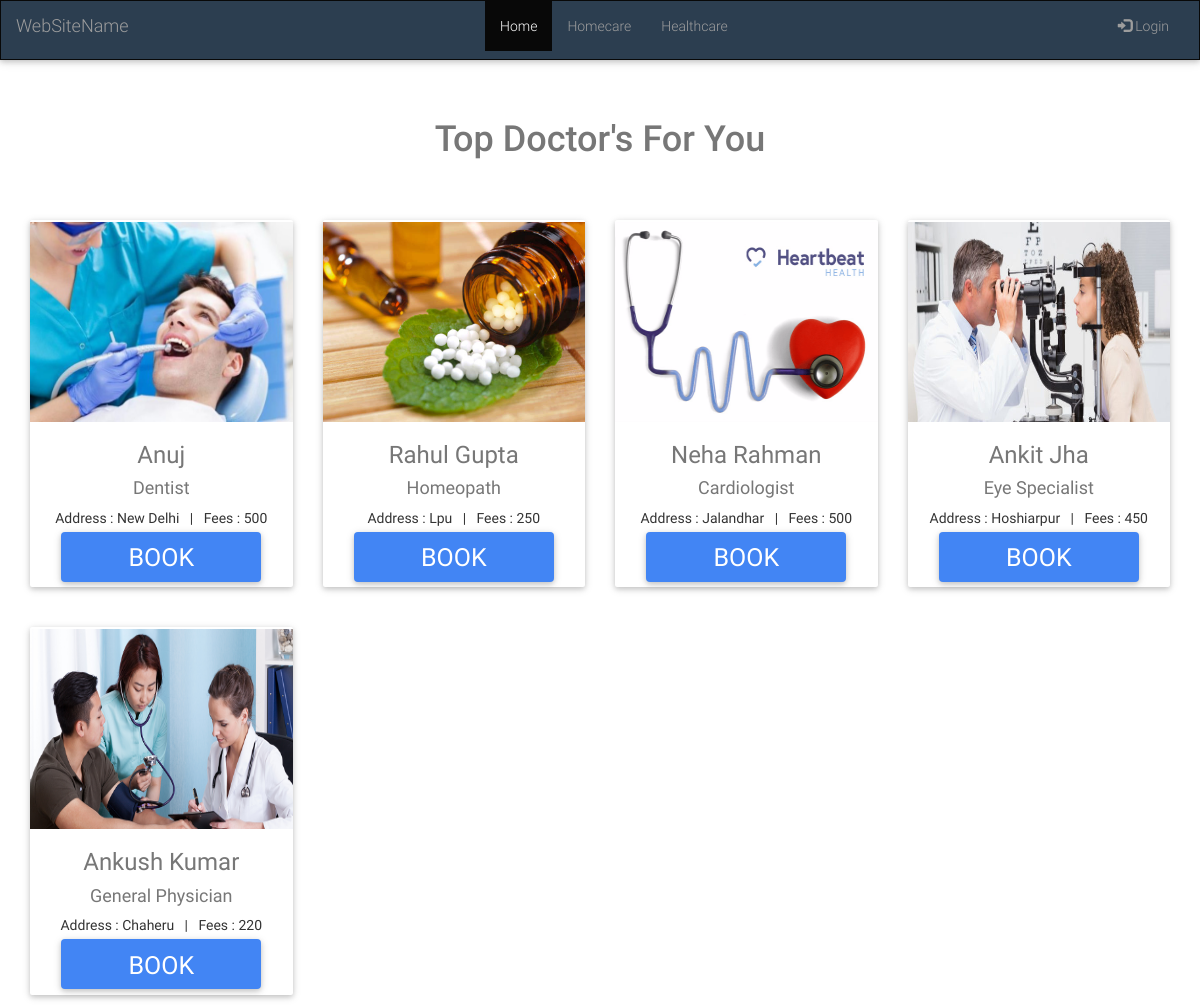
Screenshot of /healthcare.php with the database file from the repository.
### tables this page shows
CREATE TABLE `doctors` (
  `id` int(10) NOT NULL,
  `specilization` varchar(255) NOT NULL,
  `address` varchar(255) NOT NULL,
  `fees` varchar(255) NOT NULL,
  `contactno` double NOT NULL,
  `email1` varchar(255) NOT NULL,
  `pass` varchar(255) NOT NULL,
  `name1` varchar(255) NOT NULL,
  `img` text NOT NULL
);

### healthcare.php (the view, shortened to what this page needs)
<?php
include('include/config.php');
?>
<html>
    <head>
        <link rel="stylesheet" href="https://maxcdn.bootstrapcdn.com/bootstrap/3.4.0/css/bootstrap.min.css">
        <link rel="stylesheet" href="css/mdb.min.css">
        <link rel="stylesheet" href="css/style.css">
    </head>
    <body>
            <nav class="navbar navbar-inverse">
                <div class="container-fluid">
                    <div class="navbar-header">
                    <a class="navbar-brand" href="#">WebSiteName</a>
                    </div>
                    <div class="collapse navbar-collapse" id="myNavbar">
                    <ul class="nav navbar-nav" style="margin-left: 30%;">
                        <li class="active"><a href="./index.php">Home</a></li>
                        <li><a href="./homecare.php">Homecare</a></li>
                        <li><a href="./healthcare.php">Healthcare</a></li>
                    </ul>
                    <ul class="nav navbar-nav navbar-right">
                        <?php
                        if(empty($_SESSION['id']))
                        {
                            echo '<li><a href="./login.php"><span class="glyphicon glyphicon-log-in"></span> Login</a></li>';
                        }
                        else
                        {
                            echo '<li><a href="logout.php"><span class="glyphicon glyphicon-log-in"></span>Logout</a></li>';
                        }
                        ?>
                    </ul>
                    </div>
                </div>
            </nav>
            <div class="col-sm-12 text-center">
                <br>
                <br>
                <h1 class="text-muted h1"> Top Doctor's For You</h1>
                <br>
                <?php
                $sql1= "SELECT * FROM doctors";
                $result = mysqli_query($conn,$sql1);
                if(mysqli_num_rows($result)>0)
                {
                    while($row=mysqli_fetch_assoc($result))
                    {
                    echo '<div class="col-sm-3 text-center pt3">
                    <div class="card">
                        <div class="card-header">
                            <img class="card-img-top" src="'.$row['img'].'" style="width:100%;height:200px;">
                        </div>
                        <div class="card-body">
                            <h3 class="text-muted">'.$row["name1"].'</h3>
                            <h4 class="text-muted">'.$row["specilization"].'</h4>
                            <span>Address : '.$row["address"].'</span>&nbsp;&nbsp; | &nbsp;&nbsp;<span>Fees : '.$row["fees"].'</span>
                        </div>
                        <div class="card-footer">
                        <btn class="btn btn-primary"><a  href="../homecare1/user/login.php" style="color:#fff;">Book</a></btn>
                        </div>
                    </div>
                </div>';
                    }
                }
                else
                {
                }
                ?>
            </div>
    </body>
</html>

### css/style.css (style rules this page uses)
.navbar { border-radius:00px!important; margin:00px 00px 00px 00px; padding:00px 00px 00px 00px; height:60px; background: #2c3e50; }
.navbar-inverse { color:#fff; }
.pt3 { padding-top:30px; padding-bottom:10px; }
.btn { width:200px; height:50px; font-size:25px; border-radius:04px; }
.card { background-color:#fff; border-radius:02px; padding-top:02px; padding-bottom:02px; }

### rows the page displays
doctors: img (picture), name1 "Anuj", specilization "Dentist", address "New Delhi", fees "500"
doctors: img (picture), name1 "Rahul Gupta", specilization "Homeopath", address "Lpu", fees "250"
doctors: img (picture), name1 "Neha Rahman", specilization "Cardiologist", address "Jalandhar", fees "500"
doctors: img (picture), name1 "Ankit Jha", specilization "Eye Specialist", address "Hoshiarpur", fees "450"
doctors: img (picture), name1 "Ankush Kumar", specilization "General Physician", address "Chaheru", fees "220"
